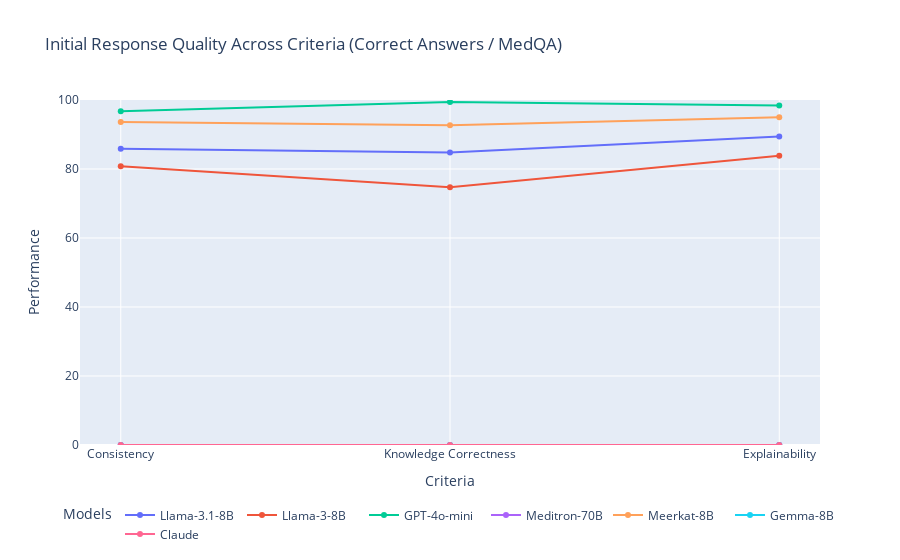

Notebook cell for this chart:
### Code cell
import plotly.graph_objects as go

categories = ['Consistency', 'Knowledge Correctness', 'Explainability']
models = [
    ("Llama-3.1-8B", [85.86, 84.81, 89.41]),
    ("Llama-3-8B", [80.81, 74.70, 83.83]),
    ("GPT-4o-mini", [96.73, 99.44, 98.41]),
    ("Meditron-70B", [0, 0, 0]),
    ("Meerkat-8B", [93.65, 92.70, 95]),
    ("Gemma-8B", [0, 0, 0]),
    ("Claude", [0, 0, 0])
]

fig = go.Figure()

# Add traces for each model
for model_name, values in models:
    fig.add_trace(go.Scatter(
        x=categories,
        y=values,
        mode='lines+markers',
        name=model_name,
        text=[f"{value:.2f}" if value > 0 else "" for value in values],  # Add hover text for values
        hoverinfo="text+name"
    ))

# Update layout
fig.update_layout(
    title="Initial Response Quality Across Criteria (Correct Answers / MedQA)",
    xaxis=dict(
        title="Criteria",
        tickmode="linear",
        tickvals=list(range(len(categories))),
        ticktext=categories
    ),
    yaxis=dict(
        title="Performance",
        range=[0, 100]
    ),
    legend=dict(
        title="Models",
        orientation="h",
        yanchor="bottom",
        y=-0.3,
        xanchor="center",
        x=0.5
    )
)

fig.show()

### Figure 1 — Plotly figure (JSON) as saved in the notebook; plotly's stock layout.template omitted (floating-point values rounded to 4 significant figures)
{"data": [{"hoverinfo": "text+name", "mode": "lines+markers", "name": "Llama-3.1-8B", "text": ["85.86", "84.81", "89.41"], "type": "scatter", "x": ["Consistency", "Knowledge Correctness", "Explainability"], "y": [85.86, 84.81, 89.41]}, {"hoverinfo": "text+name", "mode": "lines+markers", "name": "Llama-3-8B", "text": ["80.81", "74.70", "83.83"], "type": "scatter", "x": ["Consistency", "Knowledge Correctness", "Explainability"], "y": [80.81, 74.7, 83.83]}, {"hoverinfo": "text+name", "mode": "lines+markers", "name": "GPT-4o-mini", "text": ["96.73", "99.44", "98.41"], "type": "scatter", "x": ["Consistency", "Knowledge Correctness", "Explainability"], "y": [96.73, 99.44, 98.41]}, {"hoverinfo": "text+name", "mode": "lines+markers", "name": "Meditron-70B", "text": ["", "", ""], "type": "scatter", "x": ["Consistency", "Knowledge Correctness", "Explainability"], "y": [0, 0, 0]}, {"hoverinfo": "text+name", "mode": "lines+markers", "name": "Meerkat-8B", "text": ["93.65", "92.70", "95.00"], "type": "scatter", "x": ["Consistency", "Knowledge Correctness", "Explainability"], "y": [93.65, 92.7, 95]}, {"hoverinfo": "text+name", "mode": "lines+markers", "name": "Gemma-8B", "text": ["", "", ""], "type": "scatter", "x": ["Consistency", "Knowledge Correctness", "Explainability"], "y": [0, 0, 0]}, {"hoverinfo": "text+name", "mode": "lines+markers", "name": "Claude", "text": ["", "", ""], "type": "scatter", "x": ["Consistency", "Knowledge Correctness", "Explainability"], "y": [0, 0, 0]}], "layout": {"legend": {"orientation": "h", "title": {"text": "Models"}, "x": 0.5, "xanchor": "center", "y": -0.3, "yanchor": "bottom"}, "title": {"text": "Initial Response Quality Across Criteria (Correct Answers / MedQA)"}, "xaxis": {"tickmode": "linear", "ticktext": ["Consistency", "Knowledge Correctness", "Explainability"], "tickvals": [0, 1, 2], "title": {"text": "Criteria"}}, "yaxis": {"range": [0, 100], "title": {"text": "Performance"}}}}
